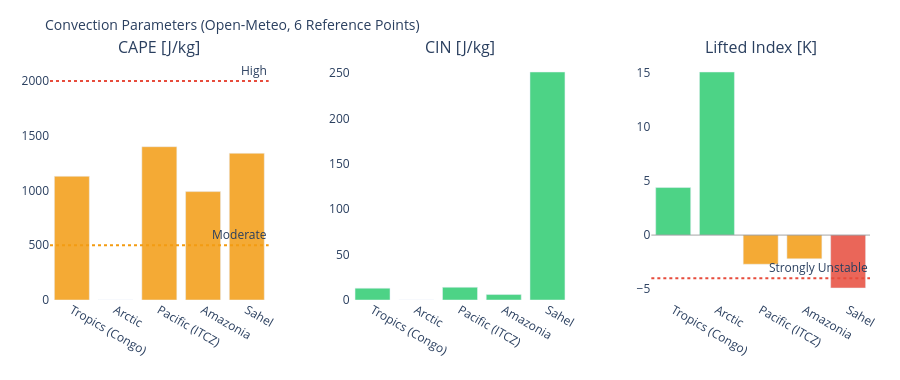

Write notebook code for a chart like this one.
### Markdown cell above
---
## 3. Visualizations

### Code cell
# ============================================================
# CAPE / CIN / LIFTED INDEX – Convection potential
# ============================================================

if not df_atm.empty:
    fig = make_subplots(
        rows=1, cols=3,
        subplot_titles=['CAPE [J/kg]', 'CIN [J/kg]', 'Lifted Index [K]'],
        horizontal_spacing=0.1
    )
    pts = df_atm['point'].tolist()
    pt_colors = ['#E85D24','#185FA5','#888780','#378ADD','#639922','#F2A623']

    # CAPE – höher = mehr Gewitterpotential
    cape_vals = df_atm['cape'].fillna(0).tolist()
    cape_colors = ['#e74c3c' if v > 2000 else '#f39c12' if v > 500 else '#2ecc71'
                   for v in cape_vals]
    fig.add_trace(go.Bar(x=pts, y=cape_vals, marker_color=cape_colors,
                         opacity=0.85, showlegend=False), row=1, col=1)
    fig.add_hline(y=2000, line_dash='dot', line_color='#e74c3c',
                  annotation_text='High', row=1, col=1)
    fig.add_hline(y=500,  line_dash='dot', line_color='#f39c12',
                  annotation_text='Moderate', row=1, col=1)

    # CIN – negativer = stärker gedeckelt (weniger Auslöse)
    cin_vals = df_atm['cin'].fillna(0).tolist()
    cin_colors = ['#e74c3c' if v < -200 else '#f39c12' if v < -50 else '#2ecc71'
                  for v in cin_vals]
    fig.add_trace(go.Bar(x=pts, y=cin_vals, marker_color=cin_colors,
                         opacity=0.85, showlegend=False), row=1, col=2)

    # Lifted Index – negativ = instabil
    li_vals = df_atm['li'].fillna(0).tolist()
    li_colors = ['#e74c3c' if v < -4 else '#f39c12' if v < 0 else '#2ecc71'
                 for v in li_vals]
    fig.add_trace(go.Bar(x=pts, y=li_vals, marker_color=li_colors,
                         opacity=0.85, showlegend=False), row=1, col=3)
    fig.add_hline(y=0, line_color='gray', line_width=0.7, row=1, col=3)
    fig.add_hline(y=-4, line_dash='dot', line_color='#e74c3c',
                  annotation_text='Strongly Unstable', row=1, col=3)

    fig.update_layout(
        title=dict(text='Convection Parameters (Open-Meteo, 6 Reference Points)', font=dict(size=14)),
        height=380, plot_bgcolor='rgba(0,0,0,0)', paper_bgcolor='rgba(0,0,0,0)',
        margin=dict(l=50, r=30, t=60, b=80)
    )
    fig.update_xaxes(tickangle=30)
    fig.show()

### Figure 1 — Plotly figure (JSON) as saved in the notebook; plotly's stock layout.template omitted (floating-point values rounded to 4 significant figures)
{"data": [{"marker": {"color": ["#f39c12", "#2ecc71", "#f39c12", "#f39c12", "#f39c12"]}, "opacity": 0.85, "showlegend": false, "type": "bar", "x": ["Tropics (Congo)", "Arctic", "Pacific (ITCZ)", "Amazonia", "Sahel"], "xaxis": "x", "y": [1130.0, 0.0, 1400.0, 990.0, 1340.0], "yaxis": "y"}, {"marker": {"color": ["#2ecc71", "#2ecc71", "#2ecc71", "#2ecc71", "#2ecc71"]}, "opacity": 0.85, "showlegend": false, "type": "bar", "x": ["Tropics (Congo)", "Arctic", "Pacific (ITCZ)", "Amazonia", "Sahel"], "xaxis": "x2", "y": [13.0, 0.0, 14.0, 6.0, 251.0], "yaxis": "y2"}, {"marker": {"color": ["#2ecc71", "#2ecc71", "#f39c12", "#f39c12", "#e74c3c"]}, "opacity": 0.85, "showlegend": false, "type": "bar", "x": ["Tropics (Congo)", "Arctic", "Pacific (ITCZ)", "Amazonia", "Sahel"], "xaxis": "x3", "y": [4.4, 15.1, -2.7, -2.2, -4.9], "yaxis": "y3"}], "layout": {"annotations": [{"font": {"size": 16}, "showarrow": false, "text": "CAPE [J/kg]", "x": 0.1333, "xanchor": "center", "xref": "paper", "y": 1.0, "yanchor": "bottom", "yref": "paper"}, {"font": {"size": 16}, "showarrow": false, "text": "CIN [J/kg]", "x": 0.5, "xanchor": "center", "xref": "paper", "y": 1.0, "yanchor": "bottom", "yref": "paper"}, {"font": {"size": 16}, "showarrow": false, "text": "Lifted Index [K]", "x": 0.8667, "xanchor": "center", "xref": "paper", "y": 1.0, "yanchor": "bottom", "yref": "paper"}, {"showarrow": false, "text": "High", "x": 1, "xanchor": "right", "xref": "x domain", "y": 2000, "yanchor": "bottom", "yref": "y"}, {"showarrow": false, "text": "Moderate", "x": 1, "xanchor": "right", "xref": "x domain", "y": 500, "yanchor": "bottom", "yref": "y"}, {"showarrow": false, "text": "Strongly Unstable", "x": 1, "xanchor": "right", "xref": "x3 domain", "y": -4, "yanchor": "bottom", "yref": "y3"}], "height": 380, "margin": {"b": 80, "l": 50, "r": 30, "t": 60}, "paper_bgcolor": "rgba(0,0,0,0)", "plot_bgcolor": "rgba(0,0,0,0)", "shapes": [{"line": {"color": "#e74c3c", "dash": "dot"}, "type": "line", "x0": 0, "x1": 1, "xref": "x domain", "y0": 2000, "y1": 2000, "yref": "y"}, {"line": {"color": "#f39c12", "dash": "dot"}, "type": "line", "x0": 0, "x1": 1, "xref": "x domain", "y0": 500, "y1": 500, "yref": "y"}, {"line": {"color": "gray", "width": 0.7}, "type": "line", "x0": 0, "x1": 1, "xref": "x3 domain", "y0": 0, "y1": 0, "yref": "y3"}, {"line": {"color": "#e74c3c", "dash": "dot"}, "type": "line", "x0": 0, "x1": 1, "xref": "x3 domain", "y0": -4, "y1": -4, "yref": "y3"}], "title": {"font": {"size": 14}, "text": "Convection Parameters (Open-Meteo, 6 Reference Points)"}, "xaxis": {"anchor": "y", "domain": [0.0, 0.2667], "tickangle": 30}, "xaxis2": {"anchor": "y2", "domain": [0.3667, 0.6333], "tickangle": 30}, "xaxis3": {"anchor": "y3", "domain": [0.7333, 1.0], "tickangle": 30}, "yaxis": {"anchor": "x", "domain": [0.0, 1.0]}, "yaxis2": {"anchor": "x2", "domain": [0.0, 1.0]}, "yaxis3": {"anchor": "x3", "domain": [0.0, 1.0]}}}
